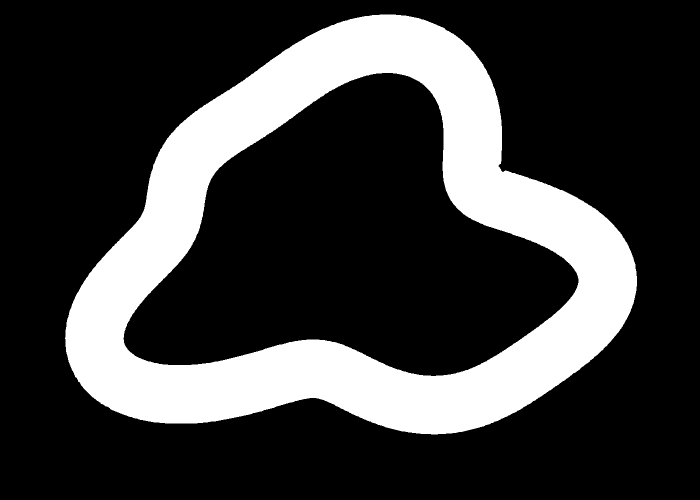
#> input picture maps/uploadtest.pgm, 1400 x 1000 px (shown at 1/2 size)
$ python -i track_from_image.py   (imports and definitions only)
#> lines starting #> are read from the running program, lines starting #| are printed output that depends on the picture; after the words box and inside, x2 and y2 are one past the last pixel; in counts of white or black regions, pixels touching at a corner belong together
#!/usr/bin/env python3
"""Turn a picture of a track into a ROS occupancy map that build_raceline.py can use.

Two kinds of picture are accepted.

  mode="map"    the image is already an occupancy grid (a SLAM .pgm/.png: white free,
                black occupied, grey unknown). It is copied and given a .yaml with the
                resolution and origin you specify.

  mode="photo"  a photo of a drawn track, a whiteboard sketch, or a screenshot: dark
                ink is wall, light paper is drivable. The image is greyscaled,
                flattened for uneven lighting, thresholded (Otsu), de-specked, and the
                drivable area is taken as the free region that the track loop encloses.
                Everything outside that region becomes unknown, so the raceline
                optimizer cannot wander off the page.

Output: <maps_dir>/<name>.pgm + <name>.yaml, and a preview PNG showing what the car
will actually treat as drivable. Scale comes from `track_width_m`: you say how wide
the driving lane is in real life, the script measures it in pixels and derives
resolution, which is the one number people always get wrong by hand.

CLI:
    python3 track_from_image.py photo.jpg --name my_track --mode photo --track-width 1.0
"""
import argparse, os
import numpy as np
from PIL import Image, ImageOps, ImageFilter
from scipy import ndimage

FREE, UNKNOWN, OCC = 254, 205, 0


def _otsu(gray):
    hist = np.bincount(gray.ravel(), minlength=256).astype(float)
    w = np.cumsum(hist); m = np.cumsum(hist * np.arange(256))
    tot, msum = w[-1], m[-1]
    if tot == 0: return 128
    wb = w[:-1]; wf = tot - wb
    ok = (wb > 0) & (wf > 0)
    if not ok.any(): return 128
    mb = np.where(ok, m[:-1] / np.where(wb == 0, 1, wb), 0)
    mf = np.where(ok, (msum - m[:-1]) / np.where(wf == 0, 1, wf), 0)
    var = wb * wf * (mb - mf) ** 2
    var[~ok] = -1
    return int(np.argmax(var))


def photo_to_grid(img, close_px=3, min_blob_frac=2e-4):
    """RGB/greyscale photo of a drawn track -> uint8 occupancy grid (FREE/OCC/UNKNOWN)."""
    g = np.asarray(ImageOps.grayscale(img), dtype=np.uint8)
    # flatten uneven lighting: divide by a heavily blurred copy (a cheap background model)
    bg = np.asarray(Image.fromarray(g).filter(ImageFilter.GaussianBlur(max(g.shape) / 25.0)), float)
    flat = np.clip(g.astype(float) / np.maximum(bg, 1e-3) * 128.0, 0, 255).astype(np.uint8)
    ink = flat < _otsu(flat)                                  # True = dark = wall
    # close small gaps in hand-drawn lines so the loop is watertight
    if close_px > 0:
        st = np.ones((close_px, close_px), bool)
        ink = ndimage.binary_closing(ink, st)
    # drop specks (dust, pen dots) below a fraction of the image
    lab, n = ndimage.label(ink)
    if n:
        sizes = ndimage.sum(ink, lab, range(1, n + 1))
        small = np.isin(lab, 1 + np.flatnonzero(sizes < min_blob_frac * ink.size))
        ink &= ~small
    free = ~ink
    # the drivable lane is a free component that does NOT touch the border (the border
    # component is the paper around the track)
    lab, n = ndimage.label(free)
    if n == 0:
        raise ValueError('no free space found; is the photo mostly dark?')
    border = set(np.unique(np.concatenate([lab[0], lab[-1], lab[:, 0], lab[:, -1]]))) - {0}
    sizes = {i: int((lab == i).sum()) for i in range(1, n + 1)}
    inner = [i for i in sizes if i not in border]
    if inner:
        keep = max(inner, key=lambda i: sizes[i])             # biggest enclosed region
    else:
        keep = max(sizes, key=lambda i: sizes[i])             # fallback: biggest free area
        print('[warn] no enclosed free region; the track loop may be open in the photo')
    # Everything that is not the lane becomes wall, not "unknown". map_server's trinary
    # thresholds classify the usual 205-grey as *free*, which would let the raceline
    # optimizer drive off the paper and report zero wall clearance.
    grid = np.full(g.shape, OCC, np.uint8)
    grid[lab == keep] = FREE
    return grid


# [70 lines left out: functions map_image_to_grid, lane_width_px, build, main, not called in this run]


# [2 lines not run here, left out]

>>> from PIL import Image
>>> picture = Image.open('../maps/uploadtest.pgm')
#> picture is the input picture: PIL image 1400x1000 L; values 0 (black) and 254 (white), 23.6% white; 1 white region, box (x1, y1, x2, y2) and area: (130, 29, 1274, 869) 330645
>>> result = photo_to_grid(picture)
#> in photo_to_grid, `bg = np.asarray(Image.fromarray(g).filter(ImageFilter.GaussianBlur(max..`:
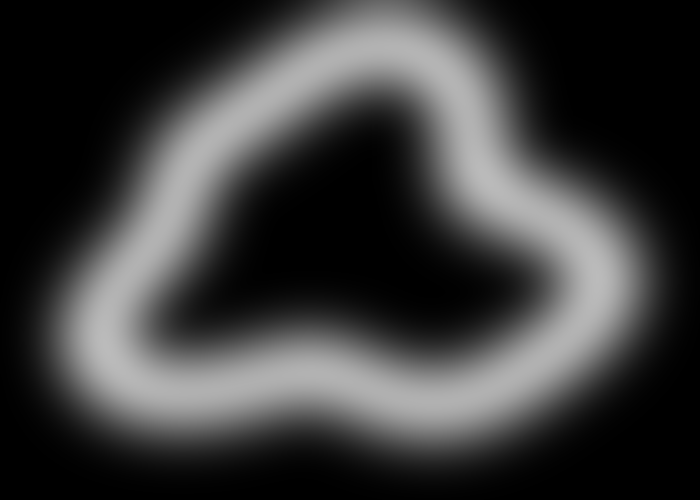
#> bg: shape (1000, 1400) float64 (shown at 1/2 size); min 0, max 187, mean 59.7
#> in photo_to_grid, `flat = np.clip(g.astype(float) / np.maximum(bg, 1e-3) * 128.0, 0, 255)..`:
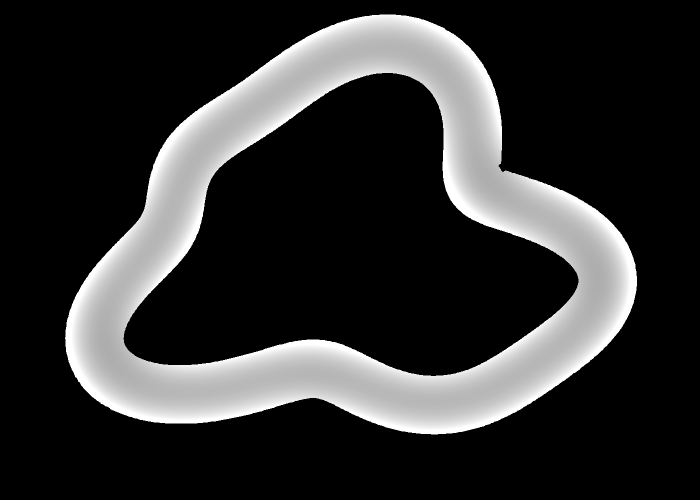
#> flat: shape (1000, 1400) (shown at 1/2 size); min 0, max 255, mean 48.8
#> in _otsu, `hist = np.bincount(gray.ravel(), minlength=256).astype(float)`: hist = 256 values, max 1069355 at index 0, min 0 at index 1, mean 5468.8
#> in _otsu, `w = np.cumsum(hist)`: w = 256 values from 1069355 to 1400000
#> in _otsu, `m = np.cumsum(hist * np.arange(256))`: m = 256 values from 0 to 68362963
#> in _otsu, `tot, msum = w[-1], m[-1]`: tot = 1400000; msum = 68362963
#> in _otsu, `wb = w[:-1]`: wb = 255 values from 1069355 to 1372531
#> in _otsu, `wf = tot - wb`: wf = 255 values, max 330645 at index 0, min 27469 at index 254, mean 268090.1
#> in _otsu, `mb = np.where(ok, m[:-1] / np.where(wb == 0, 1, wb), 0)`: mb = 255 values from 0 to 44.7
#> in _otsu, `mf = np.where(ok, (msum - m[:-1]) / np.where(wf == 0, 1, wf), 0)`: mf = 255 values from 206.8 to 255
#> in _otsu, `var = wb * wf * (mb - mf) ** 2`: var = 255 values, max 1.51e+16 at index 0, min 1.67e+15 at index 254, mean 1.25e+16
#> in photo_to_grid, `ink = flat < _otsu(flat)`: ink: shape (1000, 1400) bool; every value is 0
#> in photo_to_grid, `lab, n = ndimage.label(ink)`: lab: shape (1000, 1400) int32; every value is 0
#> in photo_to_grid, `lab, n = ndimage.label(ink)`: n = 0
#> in photo_to_grid, `free = ~ink`: free: shape (1000, 1400) bool; every value is 1
#> in photo_to_grid, `lab, n = ndimage.label(free)`: lab: shape (1000, 1400) int32; every value is 1
#> in photo_to_grid, `lab, n = ndimage.label(free)`: n = 1
#> in photo_to_grid, `border = set(np.unique(np.concatenate([lab[0], lab[-1], lab[:, 0], lab..`: border = 1 item
#> in photo_to_grid, `sizes = {i: int((lab == i).sum()) for i in range(1, n + 1)}`: sizes = {1: 1400000}
#> in photo_to_grid, `inner = [i for i in sizes if i not in border]`: inner = []
#> in photo_to_grid, `keep = max(sizes, key=lambda i: sizes[i])`: keep = 1
#> result: shape (1000, 1400); every value is 254
